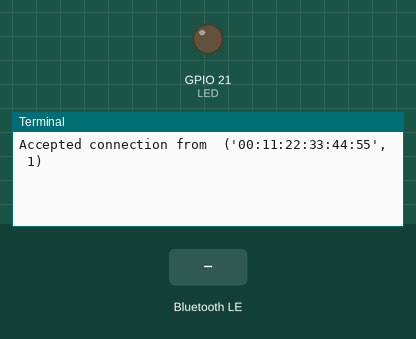
A program run on a simulated Raspberry Pi (BCM pin numbers). Shown: output pins drawn as LEDs (lit = HIGH), the last lines printed to the terminal. Inputs (shaded band) come from the test bench. A phone connects over Bluetooth after 1 s.

Above: at 1.2 s.
1.3 s: "0" written over Bluetooth
At 2.3 s:
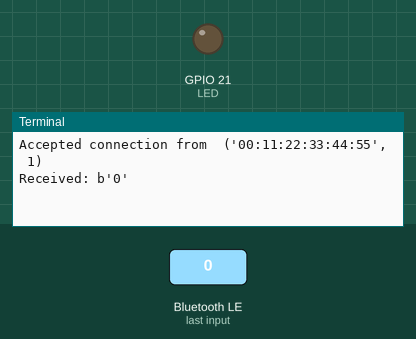
2.8 s: "q" written over Bluetooth
At 3.4 s:
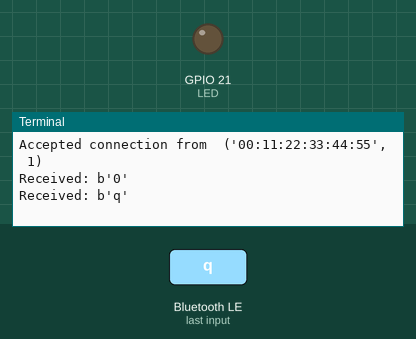
4.3 s: "on" written over Bluetooth
At 5.8 s:
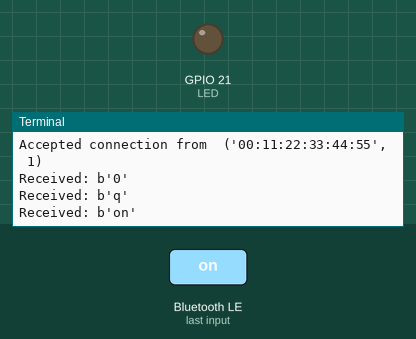

The program:

BluetoothServer.py
```python
import bluetooth
import RPi.GPIO as GPIO        #calling for header file which helps in using GPIOs of PI
LED=21
GPIO.setmode(GPIO.BCM)     #programming the GPIO by BCM pin numbers. (like PIN40 as GPIO21)
GPIO.setwarnings(False)
GPIO.setup(LED,GPIO.OUT)  #initialize GPIO21 (LED) as an output Pin
GPIO.output(LED,0)

server_socket=bluetooth.BluetoothSocket( bluetooth.RFCOMM )
server_socket.bind(("",bluetooth.PORT_ANY))
server_socket.listen(1)
port = server_socket.getsockname()[1]
uuid = 'f2801eef-31c3-4eb7-a95f-e635ada1fab4'
port = 1
client_socket = 0
bluetooth.advertise_service(server_socket,"MyServer" ,service_id=uuid)
#startServer()


def startServer():
    try:
        client_socket,address = server_socket.accept()
        print ("Accepted connection from ",address)
        while 1:
         data = client_socket.recv(1024)
         print ("Received: %s" % data)
         if (data == "0"):    #if '0' is sent from the Android App, turn OFF the LED
          print ("GPIO 21 LOW, LED OFF")
          GPIO.output(LED,0)
         if (data == "1"):    #if '1' is sent from the Android App, turn OFF the LED
          print ("GPIO 21 HIGH, LED ON")
          GPIO.output(LED,1)
         if (data == "q"):
          print ("Quit")
          break
    except bluetooth.btcommon.BluetoothError as e:
        print("Connection ended, restarting")
        #client_socket.close()
        #server_socket.close()
        #startServer()

while 1:
    startServer()

client_socket.close()
server_socket.close()
```

Measured:
- after the input at 1.3 s, the terminal: prints a new line at once (image 1)
- after the input at 2.8 s, the terminal: prints a new line at once (image 2)
- after the input at 4.3 s, the terminal: prints a new line at once (image 3)
